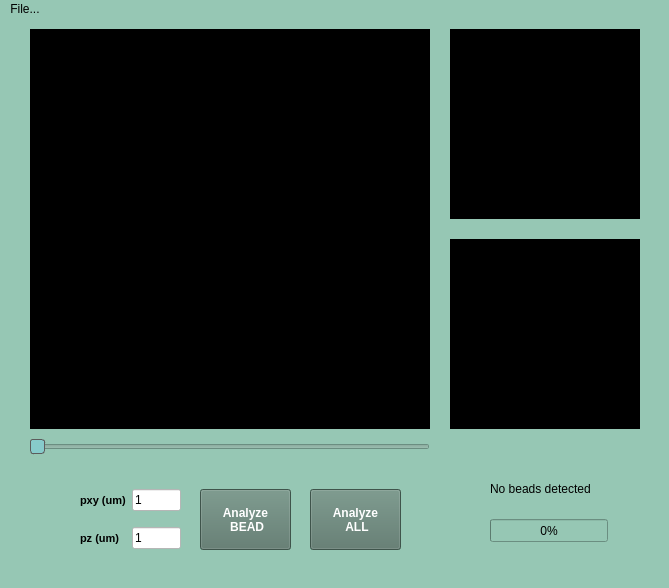
<?xml version="1.0" encoding="UTF-8"?>
<ui version="4.0">
 <class>MainWindow</class>
 <widget class="QMainWindow" name="MainWindow">
  <property name="geometry">
   <rect>
    <x>0</x>
    <y>0</y>
    <width>669</width>
    <height>588</height>
   </rect>
  </property>
  <property name="windowTitle">
   <string>SPHero</string>
  </property>
  <property name="styleSheet">
   <string notr="true">background-color: rgb(150, 199, 180);</string>
  </property>
  <widget class="QWidget" name="centralwidget">
   <widget class="PlotCanvas" name="Canvas_1" native="true">
    <property name="geometry">
     <rect>
      <x>30</x>
      <y>10</y>
      <width>400</width>
      <height>400</height>
     </rect>
    </property>
    <property name="styleSheet">
     <string notr="true">background-color: rgb(0, 0, 0);</string>
    </property>
   </widget>
   <widget class="PlotCanvas" name="Canvas_2" native="true">
    <property name="geometry">
     <rect>
      <x>450</x>
      <y>10</y>
      <width>190</width>
      <height>190</height>
     </rect>
    </property>
    <property name="styleSheet">
     <string notr="true">background-color: rgb(0, 0, 0);</string>
    </property>
   </widget>
   <widget class="QWidget" name="gridLayoutWidget_2">
    <property name="geometry">
     <rect>
      <x>80</x>
      <y>460</y>
      <width>101</width>
      <height>81</height>
     </rect>
    </property>
    <layout class="QGridLayout" name="gridLayout_2">
     <item row="1" column="0">
      <widget class="QLabel" name="label_pz">
       <property name="font">
        <font>
         <pointsize>8</pointsize>
         <weight>75</weight>
         <bold>true</bold>
        </font>
       </property>
       <property name="styleSheet">
        <string notr="true">color: rgb(0,0,0);
font-weight: bold</string>
       </property>
       <property name="text">
        <string>pz (um)</string>
       </property>
      </widget>
     </item>
     <item row="0" column="1">
      <widget class="QLineEdit" name="INPUT_pxy">
       <property name="styleSheet">
        <string notr="true">background-color: rgb(255,255,255);</string>
       </property>
       <property name="text">
        <string>1</string>
       </property>
      </widget>
     </item>
     <item row="0" column="0">
      <widget class="QLabel" name="label_pxy">
       <property name="font">
        <font>
         <pointsize>8</pointsize>
         <weight>75</weight>
         <bold>true</bold>
        </font>
       </property>
       <property name="styleSheet">
        <string notr="true">color: rgb(0,0,0);
font-weight: bold</string>
       </property>
       <property name="text">
        <string>pxy (um)</string>
       </property>
      </widget>
     </item>
     <item row="1" column="1">
      <widget class="QLineEdit" name="INPUT_pz">
       <property name="styleSheet">
        <string notr="true">background-color: rgb(255,255,255);</string>
       </property>
       <property name="text">
        <string>1</string>
       </property>
      </widget>
     </item>
    </layout>
   </widget>
   <widget class="QSlider" name="Slider_1">
    <property name="geometry">
     <rect>
      <x>30</x>
      <y>420</y>
      <width>400</width>
      <height>16</height>
     </rect>
    </property>
    <property name="styleSheet">
     <string notr="true">QSlider::handle:horizontal {
background-color: rgb(135, 203, 203);
border: 1px solid #5c5c5c;
width: 10px;
border-radius: 3px;
}</string>
    </property>
    <property name="orientation">
     <enum>Qt::Horizontal</enum>
    </property>
   </widget>
   <widget class="QPushButton" name="BUTTON_AnalyzeBead">
    <property name="geometry">
     <rect>
      <x>200</x>
      <y>470</y>
      <width>91</width>
      <height>61</height>
     </rect>
    </property>
    <property name="styleSheet">
     <string notr="true">color: rgb(255,255,255);
background-color: rgb(88, 117, 105);
font-weight: bold
</string>
    </property>
    <property name="text">
     <string>Analyze 
 BEAD</string>
    </property>
   </widget>
   <widget class="QPushButton" name="BUTTON_AnalyzeAll">
    <property name="geometry">
     <rect>
      <x>310</x>
      <y>470</y>
      <width>91</width>
      <height>61</height>
     </rect>
    </property>
    <property name="styleSheet">
     <string notr="true">color: rgb(255,255,255);
background-color: rgb(88, 117, 105);
font-weight: bold</string>
    </property>
    <property name="text">
     <string>Analyze 
 ALL</string>
    </property>
   </widget>
   <widget class="QProgressBar" name="progressBar">
    <property name="geometry">
     <rect>
      <x>490</x>
      <y>500</y>
      <width>118</width>
      <height>23</height>
     </rect>
    </property>
    <property name="styleSheet">
     <string notr="true">selection-background-color: rgb(88,117,105);
color:rgb(0,0,0)</string>
    </property>
    <property name="value">
     <number>0</number>
    </property>
   </widget>
   <widget class="PlotCanvas" name="Canvas_3" native="true">
    <property name="geometry">
     <rect>
      <x>450</x>
      <y>220</y>
      <width>190</width>
      <height>190</height>
     </rect>
    </property>
    <property name="styleSheet">
     <string notr="true">background-color: rgb(0, 0, 0);</string>
    </property>
   </widget>
   <widget class="QLabel" name="label">
    <property name="geometry">
     <rect>
      <x>490</x>
      <y>460</y>
      <width>141</width>
      <height>20</height>
     </rect>
    </property>
    <property name="text">
     <string>No beads detected</string>
    </property>
   </widget>
  </widget>
  <widget class="QMenuBar" name="menubar">
   <property name="geometry">
    <rect>
     <x>0</x>
     <y>0</y>
     <width>669</width>
     <height>20</height>
    </rect>
   </property>
   <widget class="QMenu" name="menuFile">
    <property name="title">
     <string>File...</string>
    </property>
    <addaction name="Button_Open"/>
   </widget>
   <addaction name="menuFile"/>
  </widget>
  <widget class="QStatusBar" name="statusbar"/>
  <action name="Button_Open">
   <property name="text">
    <string>Open TIFF</string>
   </property>
  </action>
 </widget>
 <customwidgets>
  <customwidget>
   <class>PlotCanvas</class>
   <extends>QWidget</extends>
   <header>plotcanvas.h</header>
   <container>1</container>
  </customwidget>
 </customwidgets>
 <resources/>
 <connections/>
</ui>
